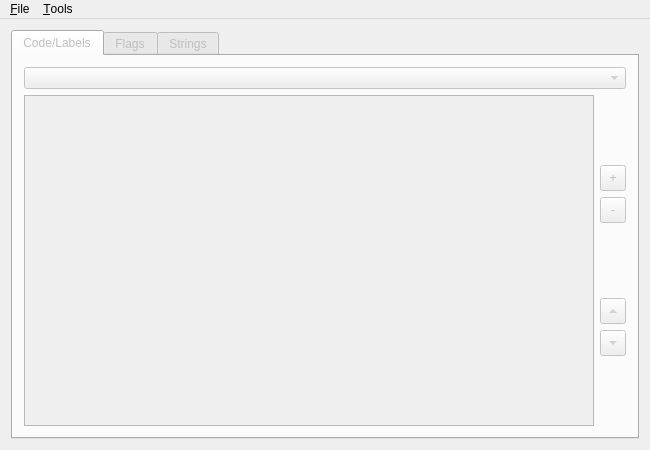
<?xml version="1.0" encoding="UTF-8"?>
<ui version="4.0">
 <class>MainWindow</class>
 <widget class="QMainWindow" name="MainWindow">
  <property name="geometry">
   <rect>
    <x>0</x>
    <y>0</y>
    <width>650</width>
    <height>450</height>
   </rect>
  </property>
  <property name="windowTitle">
   <string>WRD Editor</string>
  </property>
  <widget class="QWidget" name="centralWidget">
   <property name="enabled">
    <bool>false</bool>
   </property>
   <layout class="QVBoxLayout" name="verticalLayout">
    <item>
     <widget class="QTabWidget" name="tabWidget">
      <property name="currentIndex">
       <number>0</number>
      </property>
      <widget class="QWidget" name="tabCode">
       <attribute name="title">
        <string>Code/Labels</string>
       </attribute>
       <layout class="QVBoxLayout" name="verticalLayout_8">
        <item>
         <widget class="QComboBox" name="comboBox_SelectLabel"/>
        </item>
        <item>
         <layout class="QHBoxLayout" name="horizontalLayout_Code">
          <item>
           <widget class="QTableView" name="tableCode">
            <property name="font">
             <font>
              <family>Noto Sans</family>
             </font>
            </property>
            <property name="inputMethodHints">
             <set>Qt::ImhLatinOnly|Qt::ImhNoPredictiveText|Qt::ImhPreferNumbers|Qt::ImhPreferUppercase</set>
            </property>
            <property name="sizeAdjustPolicy">
             <enum>QAbstractScrollArea::AdjustToContents</enum>
            </property>
            <property name="alternatingRowColors">
             <bool>true</bool>
            </property>
            <property name="selectionMode">
             <enum>QAbstractItemView::SingleSelection</enum>
            </property>
            <property name="selectionBehavior">
             <enum>QAbstractItemView::SelectRows</enum>
            </property>
            <property name="wordWrap">
             <bool>false</bool>
            </property>
            <attribute name="horizontalHeaderDefaultSectionSize">
             <number>150</number>
            </attribute>
            <attribute name="horizontalHeaderStretchLastSection">
             <bool>true</bool>
            </attribute>
            <attribute name="verticalHeaderVisible">
             <bool>false</bool>
            </attribute>
           </widget>
          </item>
          <item>
           <layout class="QVBoxLayout" name="verticalLayout_CmdButtons">
            <item>
             <spacer name="verticalSpacer_2">
              <property name="orientation">
               <enum>Qt::Vertical</enum>
              </property>
              <property name="sizeHint" stdset="0">
               <size>
                <width>20</width>
                <height>40</height>
               </size>
              </property>
             </spacer>
            </item>
            <item>
             <widget class="QToolButton" name="toolButton_CmdAdd">
              <property name="minimumSize">
               <size>
                <width>26</width>
                <height>26</height>
               </size>
              </property>
              <property name="maximumSize">
               <size>
                <width>26</width>
                <height>26</height>
               </size>
              </property>
              <property name="text">
               <string>+</string>
              </property>
             </widget>
            </item>
            <item>
             <widget class="QToolButton" name="toolButton_CmdDel">
              <property name="minimumSize">
               <size>
                <width>26</width>
                <height>26</height>
               </size>
              </property>
              <property name="maximumSize">
               <size>
                <width>26</width>
                <height>26</height>
               </size>
              </property>
              <property name="text">
               <string>-</string>
              </property>
             </widget>
            </item>
            <item>
             <spacer name="verticalSpacer">
              <property name="orientation">
               <enum>Qt::Vertical</enum>
              </property>
              <property name="sizeType">
               <enum>QSizePolicy::Expanding</enum>
              </property>
              <property name="sizeHint" stdset="0">
               <size>
                <width>20</width>
                <height>40</height>
               </size>
              </property>
             </spacer>
            </item>
            <item>
             <widget class="QToolButton" name="toolButton_CmdUp">
              <property name="minimumSize">
               <size>
                <width>26</width>
                <height>26</height>
               </size>
              </property>
              <property name="maximumSize">
               <size>
                <width>26</width>
                <height>26</height>
               </size>
              </property>
              <property name="text">
               <string/>
              </property>
              <property name="arrowType">
               <enum>Qt::UpArrow</enum>
              </property>
             </widget>
            </item>
            <item>
             <widget class="QToolButton" name="toolButton_CmdDown">
              <property name="minimumSize">
               <size>
                <width>26</width>
                <height>26</height>
               </size>
              </property>
              <property name="maximumSize">
               <size>
                <width>26</width>
                <height>26</height>
               </size>
              </property>
              <property name="text">
               <string/>
              </property>
              <property name="arrowType">
               <enum>Qt::DownArrow</enum>
              </property>
             </widget>
            </item>
            <item>
             <spacer name="verticalSpacer_3">
              <property name="orientation">
               <enum>Qt::Vertical</enum>
              </property>
              <property name="sizeHint" stdset="0">
               <size>
                <width>20</width>
                <height>40</height>
               </size>
              </property>
             </spacer>
            </item>
           </layout>
          </item>
         </layout>
        </item>
       </layout>
      </widget>
      <widget class="QWidget" name="tabFlags">
       <attribute name="title">
        <string>Flags</string>
       </attribute>
       <layout class="QVBoxLayout" name="verticalLayout_3">
        <item>
         <layout class="QHBoxLayout" name="horizontalLayout_Flags">
          <item>
           <widget class="QTableView" name="tableFlags">
            <property name="sizeAdjustPolicy">
             <enum>QAbstractScrollArea::AdjustToContents</enum>
            </property>
            <property name="alternatingRowColors">
             <bool>true</bool>
            </property>
            <property name="selectionMode">
             <enum>QAbstractItemView::SingleSelection</enum>
            </property>
            <property name="selectionBehavior">
             <enum>QAbstractItemView::SelectRows</enum>
            </property>
            <property name="wordWrap">
             <bool>false</bool>
            </property>
            <attribute name="horizontalHeaderVisible">
             <bool>false</bool>
            </attribute>
            <attribute name="horizontalHeaderHighlightSections">
             <bool>false</bool>
            </attribute>
            <attribute name="horizontalHeaderMinimumSectionSize">
             <number>42</number>
            </attribute>
            <attribute name="horizontalHeaderStretchLastSection">
             <bool>true</bool>
            </attribute>
            <attribute name="verticalHeaderVisible">
             <bool>false</bool>
            </attribute>
            <attribute name="verticalHeaderHighlightSections">
             <bool>false</bool>
            </attribute>
           </widget>
          </item>
          <item>
           <layout class="QVBoxLayout" name="verticalLayout_FlagButtons">
            <item>
             <spacer name="verticalSpacer_4">
              <property name="orientation">
               <enum>Qt::Vertical</enum>
              </property>
              <property name="sizeHint" stdset="0">
               <size>
                <width>20</width>
                <height>40</height>
               </size>
              </property>
             </spacer>
            </item>
            <item>
             <widget class="QToolButton" name="toolButton_FlagAdd">
              <property name="minimumSize">
               <size>
                <width>26</width>
                <height>26</height>
               </size>
              </property>
              <property name="maximumSize">
               <size>
                <width>26</width>
                <height>26</height>
               </size>
              </property>
              <property name="text">
               <string>+</string>
              </property>
             </widget>
            </item>
            <item>
             <widget class="QToolButton" name="toolButton_FlagDel">
              <property name="minimumSize">
               <size>
                <width>26</width>
                <height>26</height>
               </size>
              </property>
              <property name="maximumSize">
               <size>
                <width>26</width>
                <height>26</height>
               </size>
              </property>
              <property name="text">
               <string>-</string>
              </property>
             </widget>
            </item>
            <item>
             <spacer name="verticalSpacer_5">
              <property name="orientation">
               <enum>Qt::Vertical</enum>
              </property>
              <property name="sizeType">
               <enum>QSizePolicy::Expanding</enum>
              </property>
              <property name="sizeHint" stdset="0">
               <size>
                <width>20</width>
                <height>40</height>
               </size>
              </property>
             </spacer>
            </item>
            <item>
             <widget class="QToolButton" name="toolButton_FlagUp">
              <property name="minimumSize">
               <size>
                <width>26</width>
                <height>26</height>
               </size>
              </property>
              <property name="maximumSize">
               <size>
                <width>26</width>
                <height>26</height>
               </size>
              </property>
              <property name="text">
               <string/>
              </property>
              <property name="arrowType">
               <enum>Qt::UpArrow</enum>
              </property>
             </widget>
            </item>
            <item>
             <widget class="QToolButton" name="toolButton_FlagDown">
              <property name="minimumSize">
               <size>
                <width>26</width>
                <height>26</height>
               </size>
              </property>
              <property name="maximumSize">
               <size>
                <width>26</width>
                <height>26</height>
               </size>
              </property>
              <property name="text">
               <string/>
              </property>
              <property name="arrowType">
               <enum>Qt::DownArrow</enum>
              </property>
             </widget>
            </item>
            <item>
             <spacer name="verticalSpacer_6">
              <property name="orientation">
               <enum>Qt::Vertical</enum>
              </property>
              <property name="sizeHint" stdset="0">
               <size>
                <width>20</width>
                <height>40</height>
               </size>
              </property>
             </spacer>
            </item>
           </layout>
          </item>
         </layout>
        </item>
       </layout>
      </widget>
      <widget class="QWidget" name="tabStrings">
       <attribute name="title">
        <string>Strings</string>
       </attribute>
       <layout class="QVBoxLayout" name="verticalLayout_4">
        <item>
         <layout class="QHBoxLayout" name="horizontalLayout_Strings">
          <item>
           <widget class="QTableView" name="tableStrings">
            <property name="midLineWidth">
             <number>1</number>
            </property>
            <property name="sizeAdjustPolicy">
             <enum>QAbstractScrollArea::AdjustToContents</enum>
            </property>
            <property name="editTriggers">
             <set>QAbstractItemView::DoubleClicked|QAbstractItemView::EditKeyPressed|QAbstractItemView::SelectedClicked</set>
            </property>
            <property name="alternatingRowColors">
             <bool>true</bool>
            </property>
            <property name="selectionMode">
             <enum>QAbstractItemView::SingleSelection</enum>
            </property>
            <property name="selectionBehavior">
             <enum>QAbstractItemView::SelectRows</enum>
            </property>
            <property name="wordWrap">
             <bool>false</bool>
            </property>
            <attribute name="horizontalHeaderVisible">
             <bool>false</bool>
            </attribute>
            <attribute name="horizontalHeaderHighlightSections">
             <bool>false</bool>
            </attribute>
            <attribute name="horizontalHeaderMinimumSectionSize">
             <number>42</number>
            </attribute>
            <attribute name="horizontalHeaderStretchLastSection">
             <bool>true</bool>
            </attribute>
            <attribute name="verticalHeaderVisible">
             <bool>false</bool>
            </attribute>
           </widget>
          </item>
          <item>
           <layout class="QVBoxLayout" name="verticalLayout_StringButtons">
            <item>
             <spacer name="verticalSpacer_7">
              <property name="orientation">
               <enum>Qt::Vertical</enum>
              </property>
              <property name="sizeHint" stdset="0">
               <size>
                <width>20</width>
                <height>40</height>
               </size>
              </property>
             </spacer>
            </item>
            <item>
             <widget class="QToolButton" name="toolButton_StringAdd">
              <property name="minimumSize">
               <size>
                <width>26</width>
                <height>26</height>
               </size>
              </property>
              <property name="maximumSize">
               <size>
                <width>26</width>
                <height>26</height>
               </size>
              </property>
              <property name="text">
               <string>+</string>
              </property>
             </widget>
            </item>
            <item>
             <widget class="QToolButton" name="toolButton_StringDel">
              <property name="minimumSize">
               <size>
                <width>26</width>
                <height>26</height>
               </size>
              </property>
              <property name="maximumSize">
               <size>
                <width>26</width>
                <height>26</height>
               </size>
              </property>
              <property name="text">
               <string>-</string>
              </property>
             </widget>
            </item>
            <item>
             <spacer name="verticalSpacer_8">
              <property name="orientation">
               <enum>Qt::Vertical</enum>
              </property>
              <property name="sizeType">
               <enum>QSizePolicy::Expanding</enum>
              </property>
              <property name="sizeHint" stdset="0">
               <size>
                <width>20</width>
                <height>40</height>
               </size>
              </property>
             </spacer>
            </item>
            <item>
             <widget class="QToolButton" name="toolButton_StringUp">
              <property name="minimumSize">
               <size>
                <width>26</width>
                <height>26</height>
               </size>
              </property>
              <property name="maximumSize">
               <size>
                <width>26</width>
                <height>26</height>
               </size>
              </property>
              <property name="text">
               <string/>
              </property>
              <property name="arrowType">
               <enum>Qt::UpArrow</enum>
              </property>
             </widget>
            </item>
            <item>
             <widget class="QToolButton" name="toolButton_StringDown">
              <property name="minimumSize">
               <size>
                <width>26</width>
                <height>26</height>
               </size>
              </property>
              <property name="maximumSize">
               <size>
                <width>26</width>
                <height>26</height>
               </size>
              </property>
              <property name="text">
               <string/>
              </property>
              <property name="arrowType">
               <enum>Qt::DownArrow</enum>
              </property>
             </widget>
            </item>
            <item>
             <spacer name="verticalSpacer_9">
              <property name="orientation">
               <enum>Qt::Vertical</enum>
              </property>
              <property name="sizeHint" stdset="0">
               <size>
                <width>20</width>
                <height>40</height>
               </size>
              </property>
             </spacer>
            </item>
           </layout>
          </item>
         </layout>
        </item>
       </layout>
      </widget>
     </widget>
    </item>
   </layout>
  </widget>
  <widget class="QMenuBar" name="menuBar">
   <property name="geometry">
    <rect>
     <x>0</x>
     <y>0</y>
     <width>650</width>
     <height>22</height>
    </rect>
   </property>
   <widget class="QMenu" name="menuFile">
    <property name="title">
     <string>&amp;File</string>
    </property>
    <addaction name="actionOpen"/>
    <addaction name="actionSave"/>
    <addaction name="actionSaveAs"/>
    <addaction name="actionExit"/>
   </widget>
   <widget class="QMenu" name="menuTools">
    <property name="title">
     <string>&amp;Tools</string>
    </property>
    <addaction name="actionExportStrings"/>
   </widget>
   <addaction name="menuFile"/>
   <addaction name="menuTools"/>
  </widget>
  <action name="actionOpen">
   <property name="text">
    <string>&amp;Open...</string>
   </property>
   <property name="shortcut">
    <string>Ctrl+O</string>
   </property>
  </action>
  <action name="actionSave">
   <property name="text">
    <string>&amp;Save...</string>
   </property>
   <property name="shortcut">
    <string>Ctrl+S</string>
   </property>
  </action>
  <action name="actionSaveAs">
   <property name="text">
    <string>Save &amp;As...</string>
   </property>
   <property name="shortcut">
    <string>Ctrl+Shift+S</string>
   </property>
  </action>
  <action name="actionExit">
   <property name="text">
    <string>E&amp;xit</string>
   </property>
   <property name="shortcut">
    <string>Ctrl+S</string>
   </property>
  </action>
  <action name="actionExportStrings">
   <property name="text">
    <string>&amp;Export Strings...</string>
   </property>
  </action>
 </widget>
 <layoutdefault spacing="6" margin="11"/>
 <resources/>
 <connections/>
</ui>
